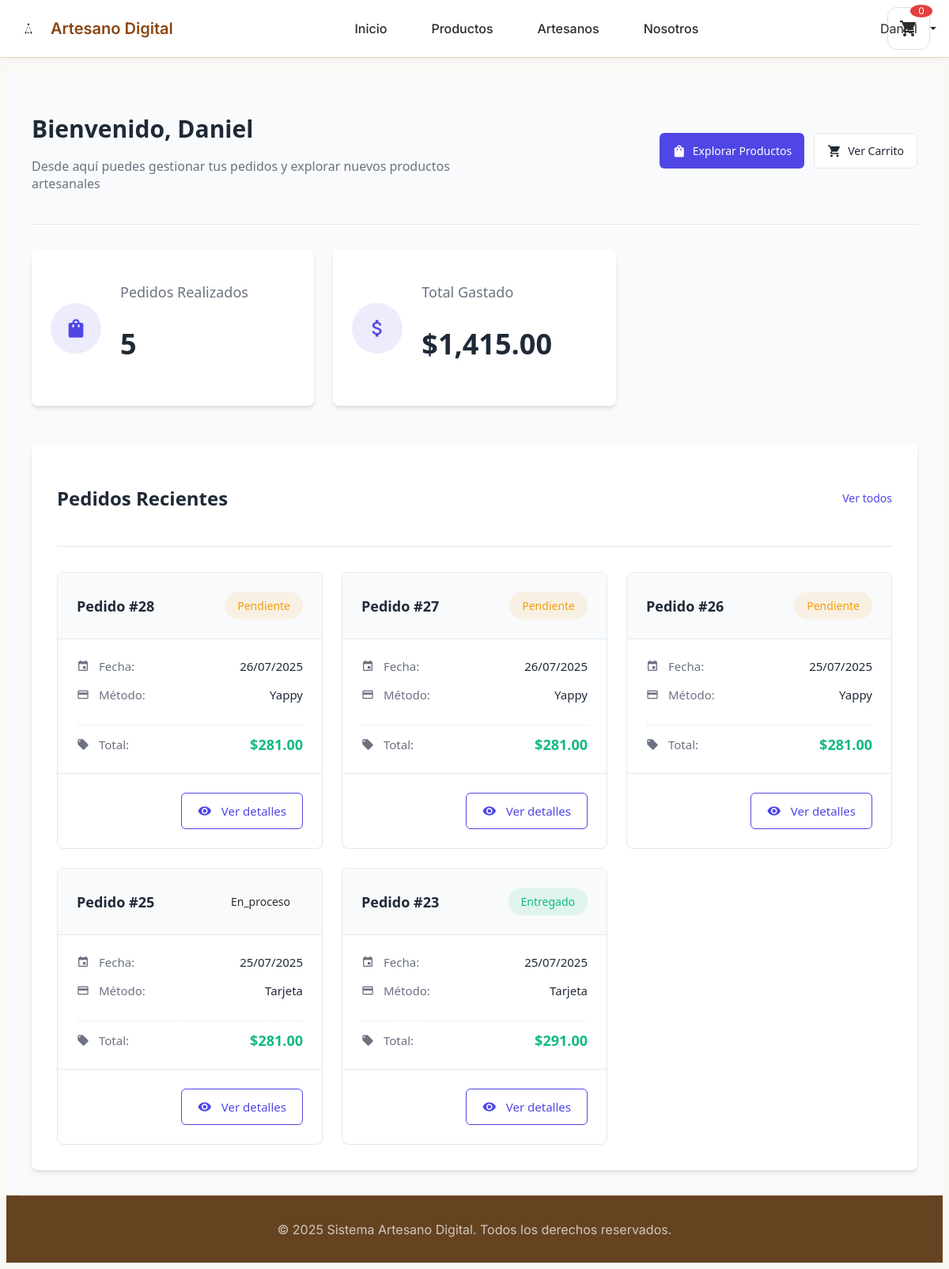
The app's page /dashboard/cliente (signed in), older data.
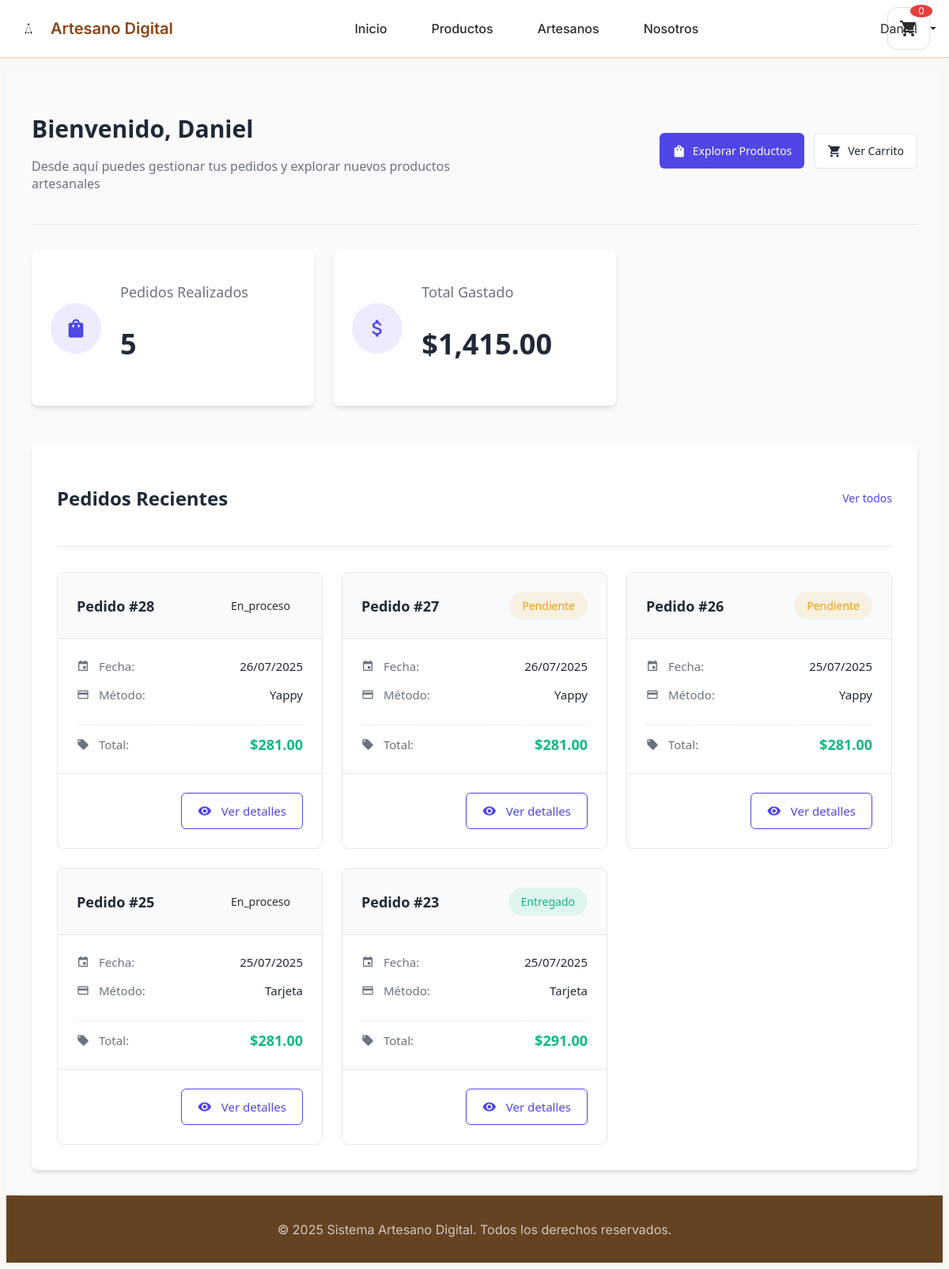
The same page, newer data.
### tables this page shows
CREATE TABLE `pedidos` (
  `id_pedido` int(11) NOT NULL,
  `id_usuario` int(11) NOT NULL,
  `estado` enum('pendiente','confirmado','en_proceso','enviado','entregado','cancelado') DEFAULT 'pendiente',
  `metodo_pago` varchar(50) NOT NULL,
  `total` decimal(10,2) NOT NULL,
  `subtotal` decimal(10,2) DEFAULT NULL,
  `descuento` decimal(10,2) DEFAULT 0.00,
  `fecha_pedido` datetime DEFAULT current_timestamp(),
  `fecha_confirmacion` datetime DEFAULT NULL,
  `fecha_proceso` datetime DEFAULT NULL,
  `fecha_envio` datetime DEFAULT NULL,
  `fecha_entrega` datetime DEFAULT NULL,
  `direccion_envio` text NOT NULL,
  `metodo_envio` varchar(100) DEFAULT 'Env├¡o est├índar',
  `codigo_seguimiento` varchar(100) DEFAULT NULL,
  `tiempo_estimado` varchar(50) DEFAULT '3-5 d├¡as h├íbiles',
  `empresa_envio` varchar(100) DEFAULT NULL,
  `numero_seguimiento` varchar(100) DEFAULT NULL,
  `fecha_estimada_entrega` date DEFAULT NULL,
  `notas_entrega` text DEFAULT NULL,
  `fecha_actualizacion` timestamp NOT NULL DEFAULT current_timestamp() ON UPDATE current_timestamp()
);

### controllers/ControladorCliente.php (called while the page is built, shortened)
<?php
class ControladorCliente
{
    private GestorAutenticacion $gestorAuth;
    private \Models\Pedido $modeloPedido;
    public function __construct()
    {
        $this->gestorAuth = GestorAutenticacion::obtenerInstancia();
        require_once __DIR__ . '/../models/Pedido.php';
        $this->modeloPedido = new \Models\Pedido();
    }
    public function mostrarDashboard(): void
    {
        $usuario = $this->gestorAuth->obtenerUsuarioActual();
        $idUsuario = $usuario['id_usuario'] ?? 0;
        $pedidosRecientes = $this->obtenerPedidosRecientes($idUsuario);
        $totalPedidos = count($pedidosRecientes);
        $totalCompras = array_sum(array_column($pedidosRecientes, 'total'));
        $datos = [
            'titulo' => 'Panel de Cliente',
            'usuario' => $usuario,
            'pedidos_recientes' => $pedidosRecientes,
            'estadisticas' => [
                'pedidos_totales' => $totalPedidos,
                'total_compras' => $totalCompras,
                'productos_favoritos' => 0,
                'artesanos_seguidos' => 0
            ],
            'favoritos_recientes' => []
        ];
        $this->cargarVista('cliente/dashboard', $datos);
    }
    private function obtenerPedidosRecientes(int $idUsuario): array
    {
        try {
            $pedidos = $this->modeloPedido->obtenerPorUsuario($idUsuario);
            if (!empty($pedidos)) {
                $pedidosFormateados = [];
                $pedidosLimitados = array_slice($pedidos, 0, 5);
                foreach ($pedidosLimitados as $pedido) {
                    $pedidosFormateados[] = [
                        'id' => $pedido['id_pedido'],
                        'fecha' => $pedido['fecha_pedido'],
                        'total' => $pedido['total'],
                        'estado' => $pedido['estado'],
                        'metodo_pago' => $pedido['metodo_pago']
                    ];
                }
                return $pedidosFormateados;
            }
            return [];
        } catch (\Exception $e) {
            error_log("Error al obtener pedidos recientes: " . $e->getMessage());
            return [];
        }
    }
    private function cargarVista(string $vista, array $datos = []): void
    {
        extract($datos);
        include "views/{$vista}.php";
    }
}

### utils/GestorAutenticacion.php (called while the page is built, shortened)
<?php
class GestorAutenticacion
{
    private static ?GestorAutenticacion $instancia = null;
    private function __construct()
    {
        $this->tiempoExpiracion = ((int)($_ENV['SESSION_LIFETIME'] ?? 120)) * 60;
    }
    public static function obtenerInstancia(): GestorAutenticacion
    {
        if (self::$instancia === null) {
            self::$instancia = new self();
        }
        return self::$instancia;
    }
    public function estaAutenticado(): bool
    {
        return true;
    }
    public function obtenerUsuarioActual(): ?array
    {
        if ($this->estaAutenticado()) {
            return [
                'id_usuario' => $_SESSION['usuario_id'],
                'nombre' => $_SESSION['usuario_nombre'],
                'correo' => $_SESSION['usuario_correo'],
                'tipo_usuario' => $_SESSION['usuario_tipo']
            ];
        }
        return null;
    }
}

### models/Pedido.php (called while the page is built, shortened)
<?php
class Pedido
{
    private PDO $conexion;
    public function __construct()
    {
        $db = Database::obtenerInstancia();
        $this->conexion = $db->obtenerConexion();
    }
    public function obtenerPorUsuario(int $idUsuario): array
    {
        try {
            $sql = "SELECT * FROM pedidos WHERE id_usuario = :id_usuario ORDER BY fecha_pedido DESC";
            $stmt = $this->conexion->prepare($sql);
            $stmt->execute(['id_usuario' => $idUsuario]);
            return $stmt->fetchAll();
        } catch (Exception $e) {
            error_log("Error al obtener pedidos: " . $e->getMessage());
            return [];
        }
    }
}

### config/Database.php (called while the page is built, shortened)
<?php
class Database
{
    private static ?Database $instancia = null;
    private ?PDO $conexion = null;
    private string $host;
    private string $baseDatos;
    private string $usuario;
    private string $contrasena;
    private string $charset;
    private function __construct()
    {
        $this->host = $_ENV['DB_HOST'] ?? 'localhost';
        $this->baseDatos = $_ENV['DB_DATABASE'] ?? 'artesano_digital';
        $this->usuario = $_ENV['DB_USERNAME'] ?? 'root';
        $this->contrasena = $_ENV['DB_PASSWORD'] ?? '';
        $this->charset = $_ENV['DB_CHARSET'] ?? 'utf8mb4';
    }
    public static function obtenerInstancia(): Database
    {
        if (self::$instancia === null) {
            self::$instancia = new self();
        }
        return self::$instancia;
    }
    private function conectar(): void
    {
        try {
            $dsn = "mysql:host={$this->host};dbname={$this->baseDatos};charset={$this->charset}";
            $opciones = [
                PDO::ATTR_ERRMODE => PDO::ERRMODE_EXCEPTION,
                PDO::ATTR_DEFAULT_FETCH_MODE => PDO::FETCH_ASSOC,
                PDO::ATTR_EMULATE_PREPARES => false,
                PDO::MYSQL_ATTR_INIT_COMMAND => "SET NAMES {$this->charset}"
            ];
            $this->conexion = new PDO($dsn, $this->usuario, $this->contrasena, $opciones);
        } catch (PDOException $e) {
            throw new Exception("Error de conexión a base de datos: " . $e->getMessage());
        }
    }
    public function obtenerConexion(): PDO
    {
        return $this->conexion;
    }
}

### views/cliente/dashboard.php (the view, shortened to what the changed rows need)
<div class="dashboard">
    <header class="dashboard-header">
        <div class="welcome-section">
            <h1>Bienvenido, <?= htmlspecialchars($usuario['nombre']) ?></h1>
        </div>
    </header>
    <section class="orders-section">
        <div class="section-header">
            <h2>Pedidos Recientes</h2>
        </div>
        <?php if (!empty($pedidos_recientes)): ?>
            <div class="orders-grid">
                <?php foreach ($pedidos_recientes as $pedido): ?>
                    <div class="order-card">
                        <div class="order-header">
                            <div class="order-id">Pedido #<?= $pedido['id'] ?></div>
                            <div class="order-status status-<?= $pedido['estado'] ?>">
                                <?= ucfirst($pedido['estado']) ?>
                            </div>
                        </div>
                        <div class="order-body">
                            <div class="order-info">
                                <div class="info-item">
                                    <span class="info-label"><i class="material-icons">event</i> Fecha:</span>
                                    <span class="info-value"><?= date('d/m/Y', strtotime($pedido['fecha'])) ?></span>
                                </div>
                                <div class="info-item">
                                    <span class="info-label"><i class="material-icons">payment</i> Método:</span>
                                    <span class="info-value"><?= ucfirst(str_replace('_', ' ', $pedido['metodo_pago'])) ?></span>
                                </div>
                                <div class="info-item total">
                                    <span class="info-label"><i class="material-icons">local_offer</i> Total:</span>
                                    <span class="info-value">$<?= number_format($pedido['total'], 2) ?></span>
                                </div>
                            </div>
                        </div>
                        <div class="order-footer">
                            <a href="/artesanoDigital/cliente/pedido/<?= $pedido['id'] ?>" class="btn-details">
                                <i class="material-icons">visibility</i> Ver detalles
                            </a>
                        </div>
                    </div>
                <?php endforeach; ?>
            </div>
        <?php endif; ?>
    </section>
</div>
<?php
include __DIR__ . '/../layouts/base.php';
?>

Row changes from the older to the newer data that the page shows:
changed pedidos id 28: estado "Pendiente" → "En_proceso"
